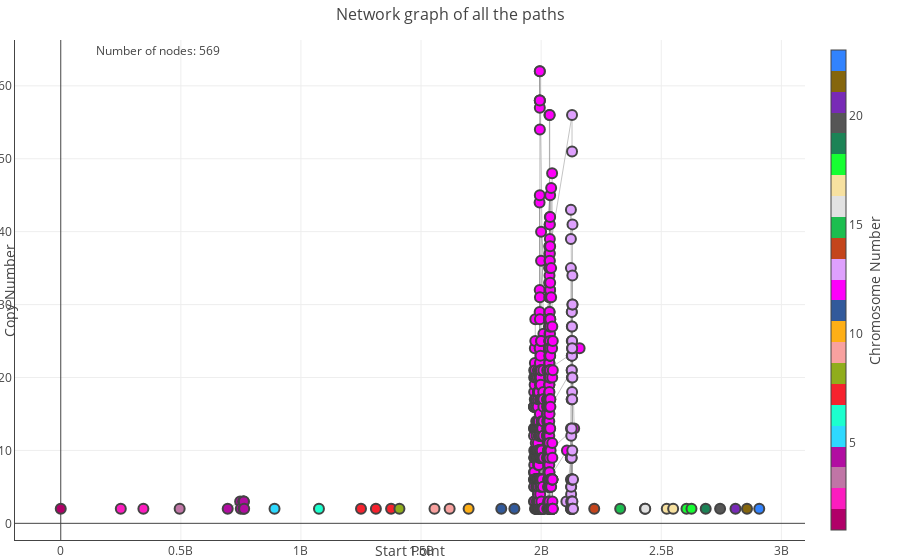

The notebook cell saved with this chart:
### Code cell
draw_plotly_domains(_graph,'Network graph of all the paths')

### Figure 1 — Plotly figure (JSON) as saved in the notebook; plotly's stock layout.template omitted (floating-point values rounded to 4 significant figures; data arrays with more than 128 entries replaced by an {"elided": "..."} marker saying what was removed)
{"data": [{"hoverinfo": "none", "line": {"color": "#888", "width": 0.5}, "mode": "lines", "type": "scatter", "x": {"elided": "678 int values"}, "y": {"elided": "678 int values"}}, {"hoverinfo": "text", "marker": {"color": {"elided": "569 int values"}, "colorbar": {"thickness": 15, "title": {"side": "right", "text": "Chromosome Number"}, "xanchor": "left"}, "colorscale": [[0, "#3283FE"], [0.04348, "#3283FE"], [0.04348, "#85660D"], [0.08696, "#85660D"], [0.08696, "#782AB6"], [0.1304, "#782AB6"], [0.1304, "#565656"], [0.1739, "#565656"], [0.1739, "#1C8356"], [0.2174, "#1C8356"], [0.2174, "#16FF32"], [0.2609, "#16FF32"], [0.2609, "#F7E1A0"], [0.3043, "#F7E1A0"], [0.3043, "#E2E2E2"], [0.3478, "#E2E2E2"], [0.3478, "#1CBE4F"], [0.3913, "#1CBE4F"], [0.3913, "#C4451C"], [0.4348, "#C4451C"], [0.4348, "#DEA0FD"], [0.4783, "#DEA0FD"], [0.4783, "#FE00FA"], [0.5217, "#FE00FA"], [0.5217, "#325A9B"], [0.5652, "#325A9B"], [0.5652, "#FEAF16"], [0.6087, "#FEAF16"], [0.6087, "#F8A19F"], [0.6522, "#F8A19F"], [0.6522, "#90AD1C"], [0.6957, "#90AD1C"], [0.6957, "#F6222E"], [0.7391, "#F6222E"], [0.7391, "#1CFFCE"], [0.7826, "#1CFFCE"], [0.7826, "#2ED9FF"], [0.8261, "#2ED9FF"], [0.8261, "#B10DA1"], [0.8696, "#B10DA1"], [0.8696, "#C075A6"], [0.913, "#C075A6"], [0.913, "#FC1CBF"], [0.9565, "#FC1CBF"], [0.9565, "#B00068"], [1, "#B00068"]], "line": {"width": 2}, "reversescale": true, "showscale": true, "size": 10, "symbol": 0}, "mode": "markers", "text": {"elided": "569 str values"}, "type": "scatter", "x": {"elided": "569 int values"}, "y": {"elided": "569 int values"}}], "layout": {"annotations": [{"showarrow": false, "text": "Number of nodes: 569", "x": 0.1, "xref": "paper", "y": 1, "yref": "paper"}], "hovermode": "closest", "margin": {"b": 20, "l": 15, "r": 5, "t": 40}, "showlegend": false, "title": {"font": {"size": 16}, "text": "Network graph of all the paths"}, "xaxis": {"showgrid": true, "showline": true, "showticklabels": true, "title": {"text": "Start Point"}, "zeroline": true}, "yaxis": {"showgrid": true, "showline": true, "showticklabels": true, "title": {"text": "Copy Number"}, "zeroline": true}}}
